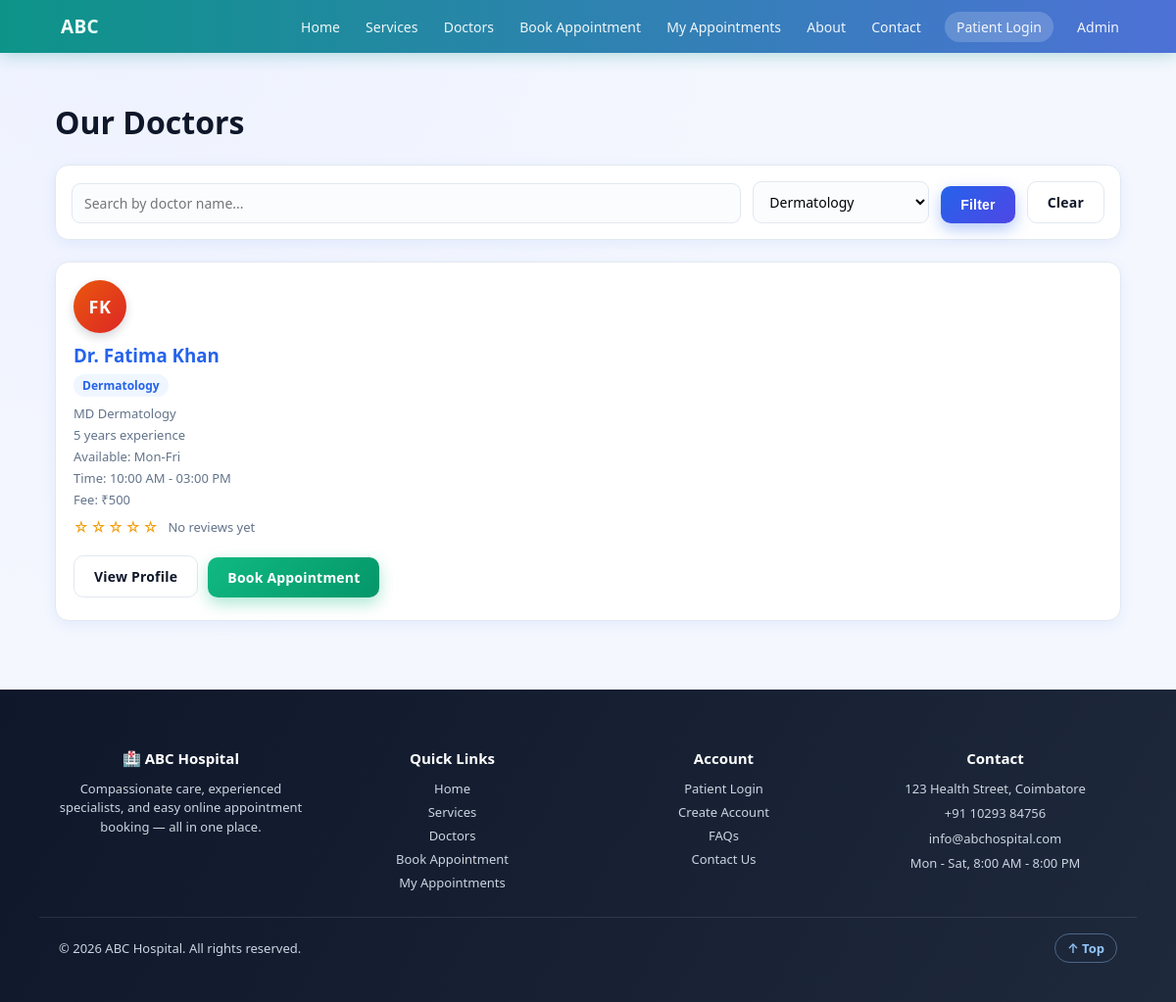
The page /doctors.php?department=Dermatology on the database its author committed.
### tables this page shows
CREATE TABLE doctors (
    doctor_id INTEGER PRIMARY KEY AUTOINCREMENT,
    name TEXT NOT NULL,
    department TEXT NOT NULL,
    qualification TEXT,
    experience INTEGER,
    phone TEXT,
    email TEXT,
    available_days TEXT,
    available_time TEXT
, bio TEXT, fee INTEGER);

### includes/functions.php (called while the page is built, shortened)
<?php
function doctorAvatarInitials(string $name): string
{
    $clean = trim(str_ireplace('Dr.', '', $name));
    $parts = preg_split('/\s+/', $clean);
    $initials = '';
    foreach ($parts as $p) {
        if ($p !== '') { $initials .= strtoupper($p[0]); }
        if (strlen($initials) >= 2) break;
    }
    return $initials !== '' ? $initials : 'DR';
}
function doctorAvatarColor(int $doctorId): string
{
    $palette = [
        'linear-gradient(135deg,#2563EB,#4F46E5)',
        'linear-gradient(135deg,#0D9488,#0891B2)',
        'linear-gradient(135deg,#7C3AED,#C026D3)',
        'linear-gradient(135deg,#DB2777,#F97316)',
        'linear-gradient(135deg,#059669,#10B981)',
        'linear-gradient(135deg,#EA580C,#DC2626)',
    ];
    return $palette[$doctorId % count($palette)];
}
function ratingStars(float $avg): string
{
    $full = (int)round($avg);
    $out = '';
    for ($i = 1; $i <= 5; $i++) {
        $out .= $i <= $full ? '★' : '☆';
    }
    return $out;
}
function doctorRating(PDO $pdo, int $doctorId): array
{
    $stmt = $pdo->prepare("SELECT COUNT(*) AS c, AVG(rating) AS a FROM reviews WHERE doctor_id = ? AND status = 'Approved'");
    $stmt->execute([$doctorId]);
    $row = $stmt->fetch(PDO::FETCH_ASSOC);
    $count = (int)($row['c'] ?? 0);
    $avg = $count > 0 ? round((float)$row['a'], 1) : 0.0;
    return ['count' => $count, 'avg' => $avg];
}

### doctors.php (the view, shortened to what this page needs)
<?php
require __DIR__ . '/database/connect.php';
$search = trim($_GET['search'] ?? '');
$dept = trim($_GET['department'] ?? '');
$sql = 'SELECT * FROM doctors WHERE 1=1';
$params = [];
if ($dept !== '') {
    $sql .= ' AND department = ?';
    $params[] = $dept;
}
$sql .= ' ORDER BY department, name';
$stmt = $pdo->prepare($sql);
$stmt->execute($params);
$doctors = $stmt->fetchAll(PDO::FETCH_ASSOC);
require __DIR__ . '/includes/header.php';
?>
<h1>Our Doctors</h1>
<form method="GET" action="doctors.php" class="filter-bar">
    <div class="form-row" style="margin-bottom:0;flex:1;min-width:180px;">
        <input type="text" name="search" placeholder="Search by doctor name..." value="<?php echo htmlspecialchars($search); ?>">
    </div>
    <div class="form-row" style="margin-bottom:0;min-width:180px;">
        <select name="department">
            <?php foreach (DEPARTMENTS as $d): ?>
            <option value="<?php echo htmlspecialchars($d); ?>" <?php echo $dept === $d ? 'selected' : ''; ?>><?php echo htmlspecialchars($d); ?></option>
            <?php endforeach; ?>
        </select>
    </div>
    <button type="submit" class="btn btn-primary">Filter</button>
    <?php if ($search !== '' || $dept !== ''): ?><a href="doctors.php" class="btn btn-outline">Clear</a><?php endif; ?>
</form>
<div class="grid">
<?php foreach ($doctors as $doc):
    $rating = doctorRating($pdo, (int)$doc['doctor_id']);
?>
    <div class="card doctor-card">
        <div class="doc-avatar" style="background:<?php echo doctorAvatarColor((int)$doc['doctor_id']); ?>"><?php echo doctorAvatarInitials($doc['name']); ?></div>
        <h3><a href="doctor.php?id=<?php echo (int)$doc['doctor_id']; ?>"><?php echo htmlspecialchars($doc['name']); ?></a></h3>
        <div class="dept"><?php echo htmlspecialchars($doc['department']); ?></div>
        <div class="meta"><?php echo htmlspecialchars($doc['qualification']); ?></div>
        <div class="meta"><?php echo (int)$doc['experience']; ?> years experience</div>
        <div class="meta">Available: <?php echo htmlspecialchars($doc['available_days']); ?></div>
        <div class="meta">Time: <?php echo htmlspecialchars($doc['available_time']); ?></div>
        <div class="meta">Fee: ₹<?php echo (int)$doc['fee']; ?></div>
        <div class="doc-rating">
            <span class="stars"><?php echo ratingStars($rating['avg']); ?></span>
            <?php if ($rating['count'] > 0): ?>
                <span class="meta"><?php echo $rating['avg']; ?> (<?php echo $rating['count']; ?> review<?php echo $rating['count'] === 1 ? '' : 's'; ?>)</span>
            <?php else: ?>
                <span class="meta">No reviews yet</span>
            <?php endif; ?>
        </div>
        <a class="btn btn-outline" href="doctor.php?id=<?php echo (int)$doc['doctor_id']; ?>" style="margin-right:6px;">View Profile</a>
        <a class="btn btn-green" href="appointment.php?doctor_id=<?php echo (int)$doc['doctor_id']; ?>">Book Appointment</a>
    </div>
<?php endforeach; ?>
</div>
<?php require __DIR__ . '/includes/footer.php'; ?>

### css/style.css (style rules this page uses)
:root { --blue:#2563EB; --blue2:#3B82F6; --blue-dark:#1E3A8A; --green:#10B981; --green2:#059669; --red:#EF4444; --bg:#F4F7FE; --card:#FFFFFF; --border:#E2E8F0; --text:#0F172A; --muted:#64748B; --shadow:0 4px 14px rgba(37,99,235,0.08); --shadow-lg:0 12px 32px rgba(15,23,42,0.12); --radius:14px; }
* { box-sizing:border-box; }
html { scroll-behavior:smooth; }
body { margin:0;font-family:'Segoe UI',-apple-system,Roboto,Arial,sans-serif; background:radial-gradient(circle at 10% 0%, #EEF2FF 0%, var(--bg) 45%); color:var(--text);animation:pageFade .5s ease both; }
a { color:var(--blue);text-decoration:none;transition:color .2s ease; }
.btn { display:inline-block;padding:11px 20px;border-radius:10px;border:none;cursor:pointer; font-size:14px;font-weight:700;letter-spacing:.2px;position:relative;overflow:hidden; transition:transform .18s ease, box-shadow .18s ease, filter .18s ease; }
.btn-primary { background:linear-gradient(135deg,var(--blue),#4F46E5);color:#fff;box-shadow:0 6px 16px rgba(37,99,235,0.35); }
.btn-green { background:linear-gradient(135deg,var(--green),var(--green2));color:#fff;box-shadow:0 6px 16px rgba(16,185,129,0.35); }
.btn-outline { background:#fff;border:1.5px solid var(--border);color:var(--text); }
.grid { display:grid;gap:18px;grid-template-columns:repeat(auto-fit,minmax(240px,1fr)); }
.card { background:var(--card);border:1px solid var(--border);border-radius:var(--radius);padding:18px; box-shadow:var(--shadow);transition:transform .28s ease, box-shadow .28s ease, border-color .28s ease; opacity:0;transform:translateY(16px); }
.card.in-view { animation:cardIn .5s ease forwards; }
.card h3 { margin:0 0 6px; }
.card .dept { display:inline-block;color:var(--blue);font-weight:700;font-size:12px;background:#EFF6FF; padding:3px 9px;border-radius:20px;margin-bottom:4px; }
.card .meta { color:var(--muted);font-size:13px;margin:4px 0; }
.card .btn { margin-top:10px; }
form { background:var(--card);border:1px solid var(--border);border-radius:var(--radius);padding:24px; max-width:620px;box-shadow:var(--shadow); }
.form-row { margin-bottom:16px; }
input,select,textarea { width:100%;padding:10px 12px;border:1.5px solid var(--border);border-radius:9px;font-size:14px; font-family:inherit;transition:border-color .2s ease, box-shadow .2s ease;background:#FBFCFE; }
.filter-bar { display:flex;gap:12px;flex-wrap:wrap;align-items:flex-end;background:var(--card); border:1px solid var(--border);border-radius:var(--radius);padding:16px;box-shadow:var(--shadow); margin-bottom:22px;max-width:none; }
.filter-bar input,.filter-bar select { margin:0; }
.doc-avatar { width:54px;height:54px;border-radius:50%;display:flex;align-items:center;justify-content:center; color:#fff;font-weight:800;font-size:18px;letter-spacing:.5px;flex-shrink:0;box-shadow:0 4px 10px rgba(15,23,42,0.18); margin-bottom:10px; }
.doc-rating { margin:6px 0;display:flex;align-items:center;gap:8px;flex-wrap:wrap; }
.stars { color:#F59E0B;letter-spacing:2px;font-size:15px; }

### rows shown on the page
doctors: name "FK", name "Dr. Fatima Khan", department "Dermatology", qualification "MD Dermatology", experience "5", available_days "Mon-Fri", available_time "10:00 AM - 03:00 PM", fee "500", avg "☆☆☆☆☆", shows "No reviews yet"

### other values the page prints
form field department "Dermatology"
